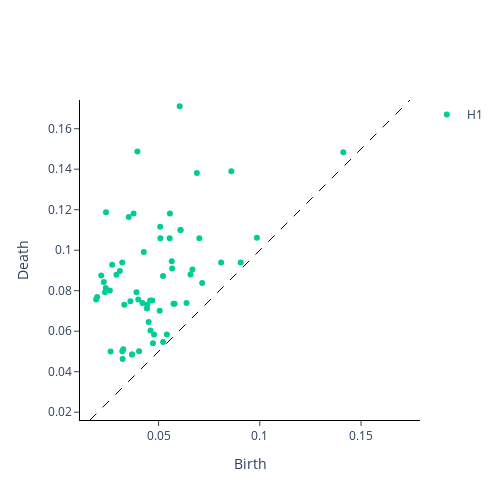

Notebook source saved alongside this figure:
### Code cell
VR = VietorisRipsPersistence()
VR.plot(MSDL_diagrams['patients'][0])
